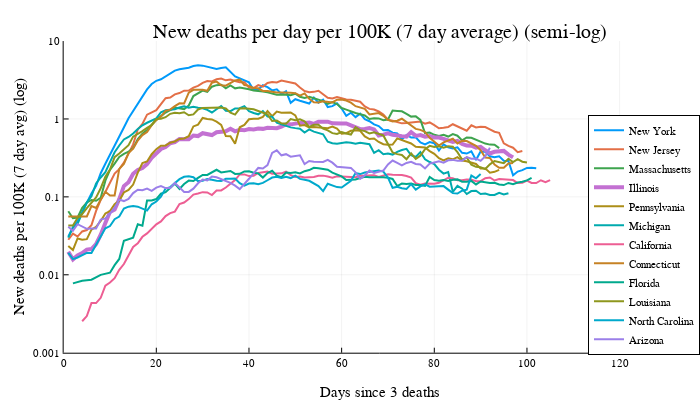

The code cell stored with this chart in its notebook:
### Code cell
@df deathsByStateTopPerCap plot(:daysSince, :Value_new_rolling7_perCap, group=:Province_State,
                             legend=:bottomright, yformatter=fcl, lw=lwConfirmed, yscale=:log10,
                             xlimit=(0, maximum(:daysSince)*1.3), ylimit=(0.001, 10),
                             title="New deaths per day per 100K (7 day average) (semi-log)",
                             ylab="New deaths per 100K (7 day avg) (log)",
                             xlab="Days since 3 deaths"
                            )
